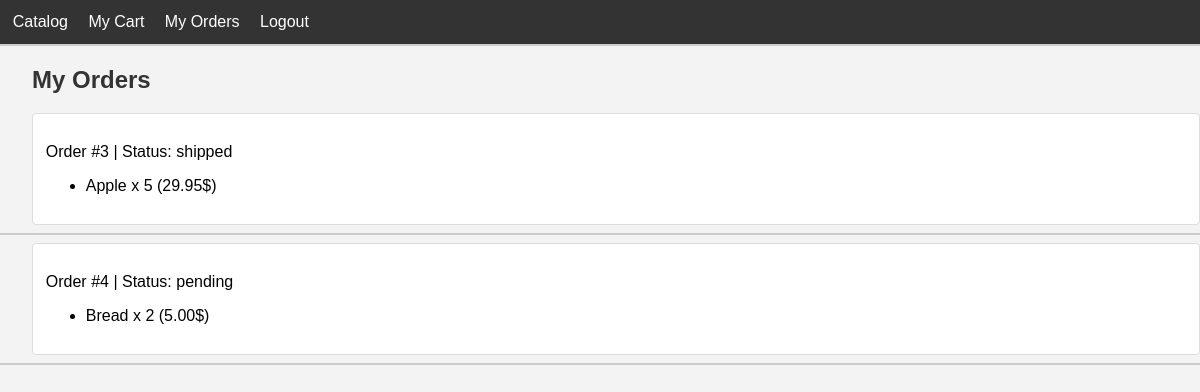
/my_orders/ (signed in), run on an earlier commit of the app's database.
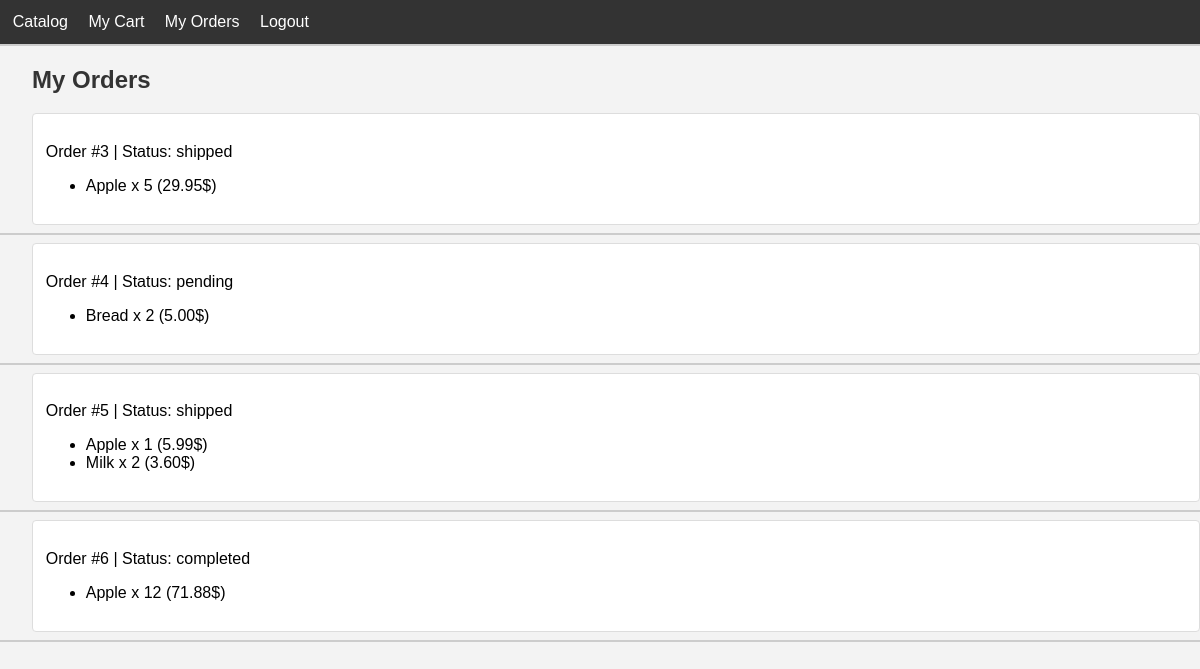
And on a later commit of the database.
### store/models.py (models this page shows, shortened)
class Order(models.Model):
    user=models.ForeignKey(User,on_delete=models.CASCADE)
    created_at=models.DateTimeField(auto_now_add=True)
    status=models.CharField(max_length=20,default='pending')

class OrderItem(models.Model):
    order=models.ForeignKey(Order,on_delete=models.CASCADE,related_name='items')
    product=models.ForeignKey(FoodProduct,on_delete=models.CASCADE)
    quantity=models.PositiveIntegerField(default=1)
    price=models.DecimalField(max_digits=10,decimal_places=2)

class FoodProduct(models.Model):
    name=models.CharField(max_length=100)
    price=models.DecimalField(max_digits=10,decimal_places=2)
    description=models.TextField(null=True,blank=True)

### store/views.py (the view)
# urls.py: path('my_orders/', my_orders, name='my_orders'),
@login_required
def my_orders(request):
    orders = Order.objects.filter(user=request.user)
    return render(request, 'store/my_orders.html', {'orders': orders})

### store/templates/store/my_orders.html
{% extends 'store/base.html' %}
{% block content %}
<h2>My Orders</h2>
{% for order in orders %}
<div>
    <p>Order #{{ order.id }} | Status: {{ order.status }}</p>
    <ul>
        {% for item in order.items.all %}
        <li>{{ item.product.name }} x {{ item.quantity }} ({{ item.price }}$)</li>
        {% endfor %}
    </ul>
</div>
<hr>
{% endfor %}
{% endblock %}

### store/templates/store/base.html (shortened to what this page needs)
<!DOCTYPE html>
<html>
<head>
    {% load static %}
    <link rel="stylesheet" href="{% static 'store/styles.css' %}">
</head>
<body>
<nav>
    <a href="{% url 'catalog' %}">Catalog</a>
    {% if user.is_authenticated %}
        {% if not user.is_superuser %}
            <a href="{% url 'cart_detail' %}">My Cart</a>
        {% endif %}
        {% if not user.is_superuser %}
            <a href="{% url 'my_orders' %}">My Orders</a>
        {% endif %}
        <a href="{% url 'logout' %}">Logout</a>
    {% else %}
        <a href="{% url 'login' %}">Login</a>
        <a href="{% url 'register' %}">Register</a>
    {% endif %}
</nav>
<hr>
{% block content %}{% endblock %}
</body>
</html>

### store/static/store/styles.css (style rules this page uses)
body { margin: 0; font-family: sans-serif; background: #f3f3f3; margin-left: 2rem; }
nav { background: #333; padding: 0.8rem; margin-left: -2rem; }
nav a { color: #fff; text-decoration: none; margin-right: 1rem; }
hr { margin: 0; border: none; border-top: 2px solid #ccc; margin-left: -2rem; }
h2, h3 { font-weight: 600; color: #333; }
div { background: #fff; margin: 0.5rem 0; padding: 0.8rem; border: 1px solid #ddd; border-radius: 4px; }

What changed in the data, as far as the page shows it:
added Order: id "5", status "shipped"
added OrderItem: product.name "Apple", quantity "1", price "5.99", shown under "5"
added OrderItem: product.name "Milk", quantity "2", price "3.60", shown under "5"
added Order: id "6", status "completed"
added OrderItem: product.name "Apple", quantity "12", price "71.88", shown under "6"
